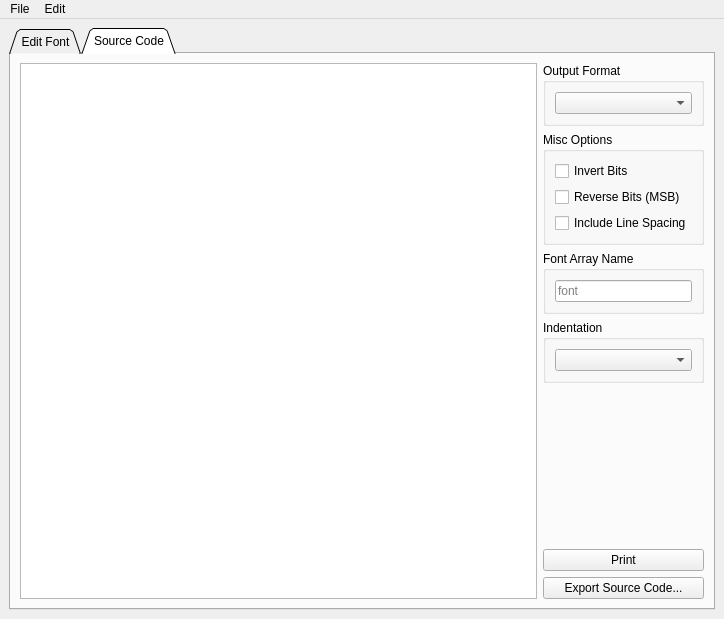
<?xml version="1.0" encoding="UTF-8"?>
<ui version="4.0">
 <class>MainWindow</class>
 <widget class="QMainWindow" name="MainWindow">
  <property name="geometry">
   <rect>
    <x>0</x>
    <y>0</y>
    <width>724</width>
    <height>619</height>
   </rect>
  </property>
  <property name="windowTitle">
   <string>FontEdit</string>
  </property>
  <widget class="QWidget" name="centralwidget">
   <layout class="QVBoxLayout" name="verticalLayout_2">
    <item>
     <widget class="QTabWidget" name="tabWidget">
      <property name="tabShape">
       <enum>QTabWidget::Triangular</enum>
      </property>
      <property name="currentIndex">
       <number>1</number>
      </property>
      <widget class="QWidget" name="tabEdit">
       <attribute name="title">
        <string>Edit Font</string>
       </attribute>
       <layout class="QGridLayout" name="gridLayout">
        <item row="0" column="0">
         <layout class="QHBoxLayout" name="horizontalLayout">
          <property name="spacing">
           <number>0</number>
          </property>
          <item>
           <widget class="QToolButton" name="importFontButton">
            <property name="iconSize">
             <size>
              <width>24</width>
              <height>24</height>
             </size>
            </property>
           </widget>
          </item>
          <item>
           <widget class="QToolButton" name="openButton">
            <property name="text">
             <string/>
            </property>
            <property name="iconSize">
             <size>
              <width>24</width>
              <height>24</height>
             </size>
            </property>
           </widget>
          </item>
          <item>
           <widget class="QToolButton" name="addGlyphButton">
            <property name="iconSize">
             <size>
              <width>24</width>
              <height>24</height>
             </size>
            </property>
           </widget>
          </item>
          <item>
           <widget class="QToolButton" name="saveButton">
            <property name="iconSize">
             <size>
              <width>24</width>
              <height>24</height>
             </size>
            </property>
            <property name="shortcut">
             <string>Ctrl+R</string>
            </property>
           </widget>
          </item>
          <item>
           <spacer name="horizontalSpacer_4">
            <property name="orientation">
             <enum>Qt::Horizontal</enum>
            </property>
            <property name="sizeType">
             <enum>QSizePolicy::Fixed</enum>
            </property>
            <property name="sizeHint" stdset="0">
             <size>
              <width>8</width>
              <height>20</height>
             </size>
            </property>
           </spacer>
          </item>
          <item>
           <widget class="QToolButton" name="copyButton">
            <property name="iconSize">
             <size>
              <width>24</width>
              <height>24</height>
             </size>
            </property>
           </widget>
          </item>
          <item>
           <widget class="QToolButton" name="pasteButton">
            <property name="iconSize">
             <size>
              <width>24</width>
              <height>24</height>
             </size>
            </property>
           </widget>
          </item>
          <item>
           <widget class="QToolButton" name="undoButton">
            <property name="iconSize">
             <size>
              <width>24</width>
              <height>24</height>
             </size>
            </property>
           </widget>
          </item>
          <item>
           <widget class="QToolButton" name="redoButton">
            <property name="iconSize">
             <size>
              <width>24</width>
              <height>24</height>
             </size>
            </property>
           </widget>
          </item>
          <item>
           <widget class="QToolButton" name="resetGlyphButton">
            <property name="iconSize">
             <size>
              <width>24</width>
              <height>24</height>
             </size>
            </property>
           </widget>
          </item>
          <item>
           <spacer name="horizontalSpacer_5">
            <property name="orientation">
             <enum>Qt::Horizontal</enum>
            </property>
            <property name="sizeType">
             <enum>QSizePolicy::Fixed</enum>
            </property>
            <property name="sizeHint" stdset="0">
             <size>
              <width>8</width>
              <height>20</height>
             </size>
            </property>
           </spacer>
          </item>
          <item>
           <widget class="QToolButton" name="resetFontButton">
            <property name="iconSize">
             <size>
              <width>24</width>
              <height>24</height>
             </size>
            </property>
           </widget>
          </item>
          <item>
           <spacer name="horizontalSpacer">
            <property name="orientation">
             <enum>Qt::Horizontal</enum>
            </property>
            <property name="sizeHint" stdset="0">
             <size>
              <width>40</width>
              <height>20</height>
             </size>
            </property>
           </spacer>
          </item>
         </layout>
        </item>
        <item row="0" column="1">
         <spacer name="horizontalSpacer_3">
          <property name="orientation">
           <enum>Qt::Horizontal</enum>
          </property>
          <property name="sizeType">
           <enum>QSizePolicy::Ignored</enum>
          </property>
          <property name="sizeHint" stdset="0">
           <size>
            <width>237</width>
            <height>20</height>
           </size>
          </property>
         </spacer>
        </item>
        <item row="1" column="0">
         <widget class="GlyphGraphicsView" name="glyphGraphicsView">
          <property name="alignment">
           <set>Qt::AlignLeading|Qt::AlignLeft|Qt::AlignTop</set>
          </property>
         </widget>
        </item>
        <item row="1" column="1">
         <layout class="QVBoxLayout" name="verticalLayout_8">
          <item>
           <widget class="QGraphicsView" name="faceGraphicsView">
            <property name="minimumSize">
             <size>
              <width>240</width>
              <height>0</height>
             </size>
            </property>
            <property name="maximumSize">
             <size>
              <width>240</width>
              <height>16777215</height>
             </size>
            </property>
            <property name="horizontalScrollBarPolicy">
             <enum>Qt::ScrollBarAlwaysOff</enum>
            </property>
            <property name="alignment">
             <set>Qt::AlignLeading|Qt::AlignLeft|Qt::AlignTop</set>
            </property>
           </widget>
          </item>
          <item>
           <widget class="QLabel" name="faceInfoLabel">
            <property name="enabled">
             <bool>true</bool>
            </property>
            <property name="maximumSize">
             <size>
              <width>240</width>
              <height>16777215</height>
             </size>
            </property>
            <property name="text">
             <string>TextLabel</string>
            </property>
            <property name="alignment">
             <set>Qt::AlignCenter</set>
            </property>
            <property name="wordWrap">
             <bool>true</bool>
            </property>
           </widget>
          </item>
         </layout>
        </item>
       </layout>
      </widget>
      <widget class="QWidget" name="tabCode">
       <attribute name="title">
        <string>Source Code</string>
       </attribute>
       <layout class="QHBoxLayout" name="horizontalLayout_3">
        <item>
         <widget class="QStackedWidget" name="stackedWidget">
          <property name="currentIndex">
           <number>0</number>
          </property>
          <widget class="QWidget" name="sourceCodeContainer">
           <layout class="QHBoxLayout" name="horizontalLayout_2">
            <property name="leftMargin">
             <number>0</number>
            </property>
            <property name="topMargin">
             <number>0</number>
            </property>
            <property name="rightMargin">
             <number>0</number>
            </property>
            <property name="bottomMargin">
             <number>0</number>
            </property>
            <item>
             <widget class="QTextBrowser" name="sourceCodeTextBrowser">
              <property name="lineWrapMode">
               <enum>QTextEdit::NoWrap</enum>
              </property>
             </widget>
            </item>
           </layout>
          </widget>
          <widget class="QWidget" name="spinnerContainer">
           <layout class="QHBoxLayout" name="horizontalLayout_4">
            <item>
             <widget class="QLabel" name="label">
              <property name="text">
               <string>Updating source code...</string>
              </property>
              <property name="alignment">
               <set>Qt::AlignCenter</set>
              </property>
             </widget>
            </item>
           </layout>
          </widget>
         </widget>
        </item>
        <item>
         <layout class="QVBoxLayout" name="verticalLayout_4">
          <item>
           <widget class="QGroupBox" name="groupBox_2">
            <property name="title">
             <string>Output Format</string>
            </property>
            <layout class="QVBoxLayout" name="verticalLayout_3">
             <item>
              <widget class="QComboBox" name="formatComboBox"/>
             </item>
            </layout>
           </widget>
          </item>
          <item>
           <widget class="QGroupBox" name="groupBox">
            <property name="sizePolicy">
             <sizepolicy hsizetype="Preferred" vsizetype="Preferred">
              <horstretch>0</horstretch>
              <verstretch>0</verstretch>
             </sizepolicy>
            </property>
            <property name="title">
             <string>Misc Options</string>
            </property>
            <layout class="QVBoxLayout" name="verticalLayout">
             <item>
              <widget class="QCheckBox" name="invertBitsCheckBox">
               <property name="text">
                <string>Invert Bits</string>
               </property>
              </widget>
             </item>
             <item>
              <widget class="QCheckBox" name="bitNumberingCheckBox">
               <property name="text">
                <string>Reverse Bits (MSB)</string>
               </property>
              </widget>
             </item>
             <item>
              <widget class="QCheckBox" name="lineSpacingCheckBox">
               <property name="text">
                <string>Include Line Spacing</string>
               </property>
              </widget>
             </item>
            </layout>
           </widget>
          </item>
          <item>
           <widget class="QGroupBox" name="groupBox_3">
            <property name="title">
             <string>Font Array Name</string>
            </property>
            <layout class="QHBoxLayout" name="horizontalLayout_5">
             <item>
              <widget class="QLineEdit" name="fontArrayNameEdit">
               <property name="sizePolicy">
                <sizepolicy hsizetype="Ignored" vsizetype="Fixed">
                 <horstretch>0</horstretch>
                 <verstretch>0</verstretch>
                </sizepolicy>
               </property>
               <property name="placeholderText">
                <string>font</string>
               </property>
              </widget>
             </item>
            </layout>
           </widget>
          </item>
          <item>
           <widget class="QGroupBox" name="groupBox_4">
            <property name="title">
             <string>Indentation</string>
            </property>
            <layout class="QVBoxLayout" name="verticalLayout_5">
             <item>
              <widget class="QComboBox" name="indentationComboBox"/>
             </item>
            </layout>
           </widget>
          </item>
          <item>
           <spacer name="verticalSpacer">
            <property name="orientation">
             <enum>Qt::Vertical</enum>
            </property>
            <property name="sizeHint" stdset="0">
             <size>
              <width>20</width>
              <height>40</height>
             </size>
            </property>
           </spacer>
          </item>
          <item>
           <widget class="QPushButton" name="printButton">
            <property name="text">
             <string>Print</string>
            </property>
           </widget>
          </item>
          <item>
           <widget class="QPushButton" name="exportButton">
            <property name="text">
             <string>Export Source Code...</string>
            </property>
           </widget>
          </item>
         </layout>
        </item>
       </layout>
      </widget>
     </widget>
    </item>
   </layout>
  </widget>
  <widget class="QMenuBar" name="menubar">
   <property name="geometry">
    <rect>
     <x>0</x>
     <y>0</y>
     <width>724</width>
     <height>22</height>
    </rect>
   </property>
   <widget class="QMenu" name="menuFile">
    <property name="title">
     <string>File</string>
    </property>
    <addaction name="actionOpen"/>
    <addaction name="actionImport_Font"/>
    <addaction name="separator"/>
    <addaction name="actionSave"/>
    <addaction name="actionSave_As"/>
    <addaction name="actionExport"/>
    <addaction name="actionClose"/>
    <addaction name="separator"/>
    <addaction name="actionPrint"/>
    <addaction name="separator"/>
    <addaction name="actionQuit"/>
   </widget>
   <widget class="QMenu" name="menuEdit">
    <property name="title">
     <string>Edit</string>
    </property>
    <addaction name="actionAdd_Glyph"/>
    <addaction name="separator"/>
    <addaction name="actionCopy_Glyph"/>
    <addaction name="actionPaste_Glyph"/>
    <addaction name="separator"/>
    <addaction name="actionReset_Glyph"/>
    <addaction name="actionReset_Font"/>
   </widget>
   <addaction name="menuFile"/>
   <addaction name="menuEdit"/>
  </widget>
  <action name="actionNew">
   <property name="text">
    <string>New</string>
   </property>
   <property name="shortcut">
    <string>Ctrl+N</string>
   </property>
  </action>
  <action name="actionImport_Font">
   <property name="icon">
    <iconset resource="assets.qrc">
     <normaloff>:/toolbar/assets/font.svg</normaloff>:/toolbar/assets/font.svg</iconset>
   </property>
   <property name="text">
    <string>Import Font</string>
   </property>
   <property name="shortcut">
    <string>Meta+Ctrl+N</string>
   </property>
  </action>
  <action name="actionReset_Glyph">
   <property name="icon">
    <iconset resource="assets.qrc">
     <normaloff>:/toolbar/assets/reset.svg</normaloff>:/toolbar/assets/reset.svg</iconset>
   </property>
   <property name="text">
    <string>Reset Glyph</string>
   </property>
  </action>
  <action name="actionExport">
   <property name="icon">
    <iconset resource="assets.qrc">
     <normaloff>:/toolbar/assets/code.svg</normaloff>:/toolbar/assets/code.svg</iconset>
   </property>
   <property name="text">
    <string>Export...</string>
   </property>
  </action>
  <action name="actionSave">
   <property name="icon">
    <iconset resource="assets.qrc">
     <normaloff>:/toolbar/assets/save.svg</normaloff>:/toolbar/assets/save.svg</iconset>
   </property>
   <property name="text">
    <string>Save</string>
   </property>
   <property name="shortcut">
    <string>Ctrl+S</string>
   </property>
  </action>
  <action name="actionReset_Font">
   <property name="icon">
    <iconset resource="assets.qrc">
     <normaloff>:/toolbar/assets/clear.svg</normaloff>:/toolbar/assets/clear.svg</iconset>
   </property>
   <property name="text">
    <string>Reset Font</string>
   </property>
  </action>
  <action name="actionPrint">
   <property name="icon">
    <iconset resource="assets.qrc">
     <normaloff>:/toolbar/assets/print.svg</normaloff>:/toolbar/assets/print.svg</iconset>
   </property>
   <property name="text">
    <string>Print...</string>
   </property>
   <property name="shortcut">
    <string>Ctrl+P</string>
   </property>
  </action>
  <action name="actionSave_As">
   <property name="text">
    <string>Save As...</string>
   </property>
   <property name="shortcut">
    <string>Ctrl+Shift+S</string>
   </property>
  </action>
  <action name="actionAdd_Glyph">
   <property name="icon">
    <iconset resource="assets.qrc">
     <normaloff>:/toolbar/assets/new.svg</normaloff>:/toolbar/assets/new.svg</iconset>
   </property>
   <property name="text">
    <string>Add Glyph</string>
   </property>
   <property name="shortcut">
    <string>Ctrl+Shift+N</string>
   </property>
  </action>
  <action name="actionQuit">
   <property name="text">
    <string>Quit</string>
   </property>
   <property name="shortcut">
    <string>Ctrl+Q</string>
   </property>
  </action>
  <action name="actionCopy_Glyph">
   <property name="icon">
    <iconset resource="assets.qrc">
     <normaloff>:/toolbar/assets/copy.svg</normaloff>:/toolbar/assets/copy.svg</iconset>
   </property>
   <property name="text">
    <string>Copy Glyph</string>
   </property>
  </action>
  <action name="actionPaste_Glyph">
   <property name="icon">
    <iconset resource="assets.qrc">
     <normaloff>:/toolbar/assets/paste.svg</normaloff>:/toolbar/assets/paste.svg</iconset>
   </property>
   <property name="text">
    <string>Paste Glyph</string>
   </property>
  </action>
  <action name="actionOpen">
   <property name="icon">
    <iconset resource="assets.qrc">
     <normaloff>:/toolbar/assets/open.svg</normaloff>:/toolbar/assets/open.svg</iconset>
   </property>
   <property name="text">
    <string>Open...</string>
   </property>
   <property name="shortcut">
    <string>Ctrl+O</string>
   </property>
  </action>
  <action name="actionOpen_Recent">
   <property name="text">
    <string>Recent files</string>
   </property>
  </action>
  <action name="actionClose">
   <property name="text">
    <string>Close</string>
   </property>
  </action>
 </widget>
 <customwidgets>
  <customwidget>
   <class>GlyphGraphicsView</class>
   <extends>QGraphicsView</extends>
   <header>glyphgraphicsview.h</header>
  </customwidget>
 </customwidgets>
 <resources>
  <include location="assets.qrc"/>
 </resources>
 <connections/>
</ui>
